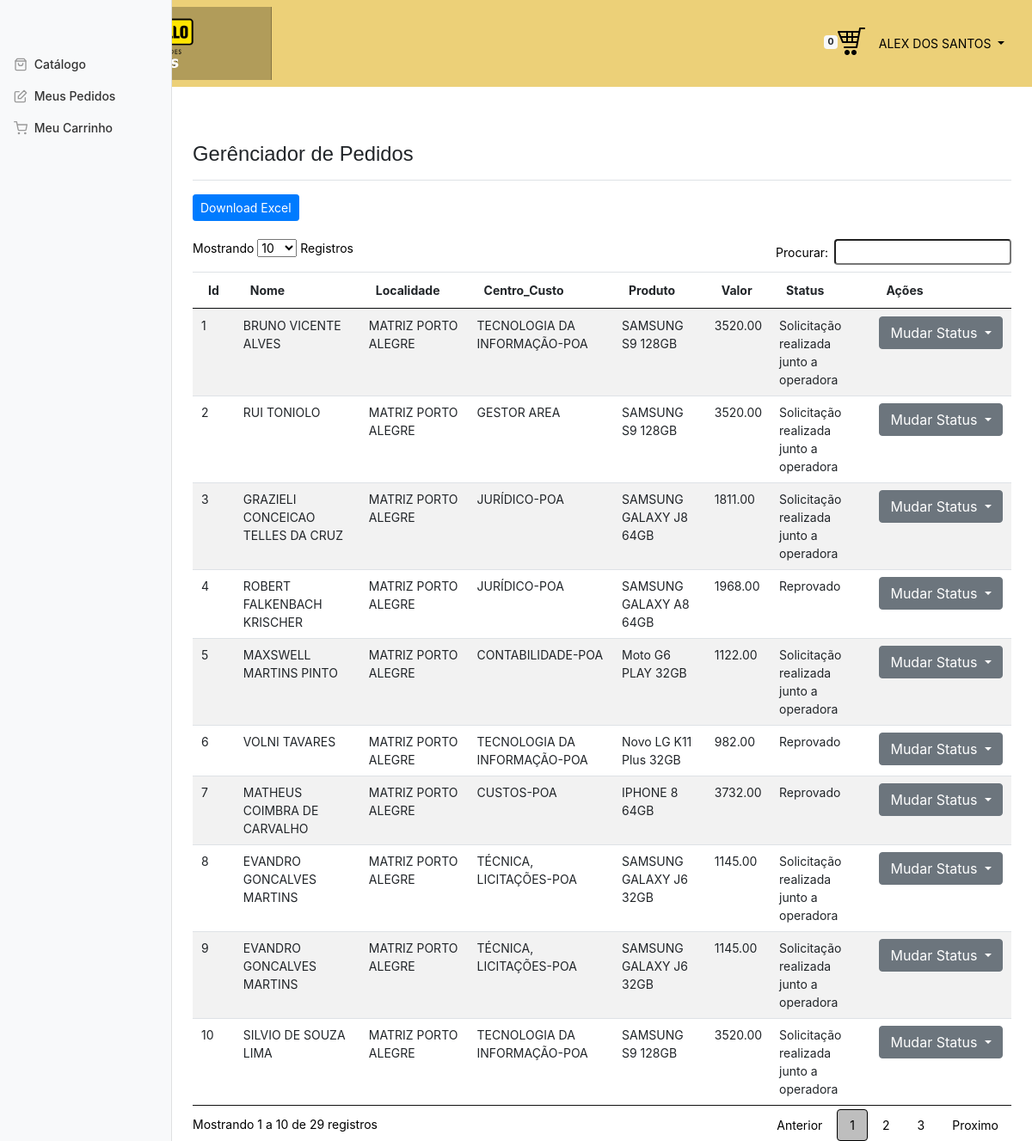
Screenshot of /Sistemapedidos/gerenciador_pedidos.php (signed in) with the database file from the repository.
### tables this page shows
CREATE TABLE IF NOT EXISTS `centro_custo` (
  `id_custo` int(11) NOT NULL AUTO_INCREMENT,
  `nome_custo` varchar(60) DEFAULT NULL,
  `chefe_custo` varchar(60) DEFAULT NULL,
  `chapa_chefe` varchar(50) NOT NULL DEFAULT '0',
  PRIMARY KEY (`id_custo`)
);

CREATE TABLE IF NOT EXISTS `pedidos` (
  `id_pedido` int(11) NOT NULL AUTO_INCREMENT,
  `usuarios_id` int(11) NOT NULL,
  `status_id_status` int(11) NOT NULL,
  `produtos_id_produtos` int(11) NOT NULL,
  `data` date DEFAULT NULL,
  PRIMARY KEY (`id_pedido`),
  KEY `fk_pedidos_usuarios1_idx` (`usuarios_id`),
  KEY `fk_pedidos_status1_idx` (`status_id_status`),
  KEY `fk_pedidos_produtos1_idx` (`produtos_id_produtos`),
  CONSTRAINT `fk_pedidos_produtos1` FOREIGN KEY (`produtos_id_produtos`) REFERENCES `produtos` (`id_produto`) ON DELETE NO ACTION ON UPDATE NO ACTION,
  CONSTRAINT `fk_pedidos_status1` FOREIGN KEY (`status_id_status`) REFERENCES `status` (`id_status`) ON DELETE NO ACTION ON UPDATE NO ACTION,
  CONSTRAINT `fk_pedidos_usuarios1` FOREIGN KEY (`usuarios_id`) REFERENCES `usuarios` (`id`) ON DELETE NO ACTION ON UPDATE NO ACTION
);

CREATE TABLE IF NOT EXISTS `usuarios` (
  `id` int(255) NOT NULL AUTO_INCREMENT,
  `nome` varchar(60) DEFAULT NULL,
  `email` varchar(60) DEFAULT NULL,
  `senha` varchar(60) DEFAULT NULL,
  `chapa` varchar(60) DEFAULT NULL,
  `funcao` varchar(60) DEFAULT NULL,
  `nivel_acesso` int(11) NOT NULL,
  `localidade_id_localidade` int(11) NOT NULL,
  `centro_custo_id_custo` int(11) NOT NULL,
  PRIMARY KEY (`id`),
  KEY `fk_usuarios_niveis_acesso_idx` (`nivel_acesso`),
  KEY `fk_usuarios_localidade1_idx` (`localidade_id_localidade`),
  KEY `fk_usuarios_centro_custo1_idx` (`centro_custo_id_custo`),
  CONSTRAINT `fk_usuarios_centro_custo1` FOREIGN KEY (`centro_custo_id_custo`) REFERENCES `centro_custo` (`id_custo`) ON DELETE NO ACTION ON UPDATE NO ACTION,
  CONSTRAINT `fk_usuarios_localidade1` FOREIGN KEY (`localidade_id_localidade`) REFERENCES `localidade` (`id_localidade`) ON DELETE NO ACTION ON UPDATE NO ACTION,
  CONSTRAINT `fk_usuarios_niveis_acesso` FOREIGN KEY (`nivel_acesso`) REFERENCES `niveis_acesso` (`id_niveis_acesso`) ON DELETE NO ACTION ON UPDATE NO ACTION
);

CREATE TABLE IF NOT EXISTS `localidade` (
  `id_localidade` int(11) NOT NULL AUTO_INCREMENT,
  `nome_localidade` varchar(45) DEFAULT NULL,
  PRIMARY KEY (`id_localidade`)
);

CREATE TABLE IF NOT EXISTS `produtos` (
  `id_produto` int(11) NOT NULL AUTO_INCREMENT,
  `nome_produto` varchar(100) DEFAULT NULL,
  `valor_produto` decimal(8,2) DEFAULT NULL,
  `parcela_produto` int(11) DEFAULT NULL,
  `valor_parcela_produto` decimal(8,2) DEFAULT NULL,
  `brev_desc_produto` varchar(1000) DEFAULT NULL,
  `desc_completa_produto` varchar(1500) DEFAULT NULL,
  `marca` varchar(60) DEFAULT NULL,
  `modelo` varchar(60) DEFAULT NULL,
  `tipo_chip` varchar(60) DEFAULT NULL,
  `tela` varchar(60) DEFAULT NULL,
  `sistema_operacional` varchar(60) DEFAULT NULL,
  `processador` varchar(60) DEFAULT NULL,
  `memoria` varchar(60) DEFAULT NULL,
  `banda` varchar(60) DEFAULT NULL,
  `camera` varchar(60) DEFAULT NULL,
  `foto_1` varchar(60) DEFAULT NULL,
  `foto_2` varchar(60) DEFAULT NULL,
  `foto_3` varchar(60) DEFAULT NULL,
  PRIMARY KEY (`id_produto`)
);

CREATE TABLE IF NOT EXISTS `status` (
  `id_status` int(11) NOT NULL AUTO_INCREMENT,
  `nome_status` varchar(60) DEFAULT NULL,
  PRIMARY KEY (`id_status`)
);

### Sistemapedidos/gerenciador_pedidos.php (the view, shortened to what this page needs)
<!doctype html>
<html lang="br">
  <head>
	<link href="css/dataTables.min.css" rel="stylesheet">
    <link href="css/painel.css" rel="stylesheet">
    <link href="dashboard.css" rel="stylesheet">
  </head>
  <body>
   <nav class="navbar navbar-expand navbar-light "style="background-color: #ECD078;>
		<nav class="navbar navbar-inverse">
			  <div class="container-fluid">
					<div class="navbar-header">
					   <a class="navbar-brand" href="catalago.php"><img width="70%" height="50%" src="img/logo.png"></a>
					</div>
					<ul class="nav navbar-right">
					  <li><span class="badge badge-light"><?=$_SESSION['contadorcarrinho']?></span><a href="carrinho_compras.php"><img src="img/carrinho.nav2.png" ></a></li>
					  <li><a><span class="glyphicon glyphicon-log-in"></span>
									<ul class="nav justify-content-end">
										<li class="nav-item dropdown">
											<a class="nav-link dropdown-toggle menu-header" href="#" id="navbarDropdownMenuLink" data-toggle="dropdown">
												<span class="d-none d-sm-inline"><?php echo $_SESSION['usuarioNome']; ?> </span>
											</a>
										</li>
									</ul>
							</a>
						</li>
					</ul>
			  </div>
		</nav>
    <div class="container-fluid">
      <div class="row">
        <nav class="col-md-2 d-none d-md-block bg-light sidebar">
						<div class="sidebar-sticky">
						   <ul class="nav flex-column">
								<?php
								include_once("menu.php");
								 ?>
							</ul>
						</div>
					</nav>
				<main role="main" class="col-md-5 ml-sm-auto col-lg-10 px-4">
					  <div class="d-flex justify-content-between flex-wrap flex-md-nowrap align-items-center pt-3 pb-2 mb-3 border-bottom">
						 <h2 style="font-family:Helvetica;font-size:170%;" >Gerênciador de Pedidos</h2>
					  </div>
					  <?php
					   include_once("conexao.php");
					  $sql_pedidos = "SELECT id_pedido,nome,nome_localidade,nome_custo,nome_produto,parcela_produto,valor_parcela_produto,valor_produto,nome_status
					FROM centro_custo ce INNER JOIN usuarios u on ce.id_custo = u.centro_custo_id_custo INNER JOIN localidade l on u.localidade_id_localidade = l.id_localidade
					INNER JOIN pedidos p on u.Id = p.usuarios_Id INNER JOIN produtos pr on p.produtos_id_produtos = pr.id_produto INNER JOIN status s on p.status_id_status =  s.id_status ";
					$resultado1 = mysqli_query($conn,$sql_pedidos);
						$numRegistros = mysqli_num_rows($resultado1);
					   if($numRegistros!=0){
					  ?>
				  <div>
					  <a href="gerador_csv.php" class="btn btn-primary btn-sm" role="button" aria-pressed="true">Download Excel</a>
					  <br>
					  <br>
					  <table id="minhaTabela" class="table table-striped table-responsive-xl" >
							<thead>
							  <tr>
									<th>Id</th>
									<th>Nome</th>
									<th>Localidade</th>
									<th>Centro_Custo</th>
									<th>Produto</th>
									<th>Valor</th>
									<th>Status</th>
									<th>Ações</th>
								</tr>
							</thead>
								<tbody>
										<?php
										  while($linhas=mysqli_fetch_array($resultado1)){
											  ?>
										  <tr>
												<td><?=$linhas['id_pedido']?></td>
												<td><?=$linhas['nome']?></td>
												<td><?=$linhas['nome_localidade']?></td>
												<td><?=$linhas['nome_custo']?></td>
												<td><?=$linhas['nome_produto']?></td>
												<td><?=$linhas['valor_produto']?></td>
												<td><?=$linhas['nome_status']?></td>
												<td>
												<div class="btn-group">
													  <button type="button" class="btn btn-secondary dropdown-toggle" data-toggle="dropdown" aria-haspopup="true" aria-expanded="false">
														Mudar Status
													  </button>
													</div>
												</td>
										  </tr>
										  <?php
											}
											?>
									</tbody>
						  </table>
					  </div>
				</main>
				<?php
				   }else{
					   echo' <div class="alert alert-secondary" role="alert">
										Voce não tem solicitações de pedidos
                                   </div>';
				   }
				?>
			  </div>
			</div>
  </body>
</html>

### Sistemapedidos/css/dashboard.css (style rules this page uses)
body { font-size: .875rem; }
.sidebar { position: fixed; top: 0; bottom: 0; left: 0; z-index: 100; padding: 48px 0 0; box-shadow: inset -1px 0 0 rgba(0, 0, 0, .1); }
.sidebar-sticky { position: relative; top: 0; height: calc(100vh - 48px); padding-top: .5rem; overflow-x: hidden; overflow-y: auto; }
[role="main"] { padding-top: 48px; }
.navbar-brand { padding-top: .75rem; padding-bottom: .75rem; font-size: 1rem; background-color: rgba(0, 0, 0, .25); box-shadow: inset -1px 0 0 rgba(0, 0, 0, .25); }
.border-bottom { border-bottom: 1px solid #e5e5e5; }

### rows the page displays
centro_custo: pedidos.id_pedido "1", usuarios.nome "BRUNO VICENTE ALVES", localidade.nome_localidade "MATRIZ PORTO ALEGRE", nome_custo "TECNOLOGIA DA INFORMAÇÃO-POA", produtos.nome_produto "SAMSUNG S9 128GB", produtos.valor_produto "3520.00", status.nome_status "Solicitação realizada junto a operadora", pedidos.id_pedido "6", usuarios.nome "VOLNI TAVARES", produtos.nome_produto "Novo LG K11 Plus 32GB", produtos.valor_produto "982.00", status.nome_status "Reprovado", pedidos.id_pedido "10", usuarios.nome "SILVIO DE SOUZA LIMA"
centro_custo: pedidos.id_pedido "2", usuarios.nome "RUI TONIOLO", localidade.nome_localidade "MATRIZ PORTO ALEGRE", nome_custo "GESTOR AREA", produtos.nome_produto "SAMSUNG S9 128GB", produtos.valor_produto "3520.00", status.nome_status "Solicitação realizada junto a operadora"
centro_custo: pedidos.id_pedido "3", usuarios.nome "GRAZIELI CONCEICAO TELLES DA CRUZ", localidade.nome_localidade "MATRIZ PORTO ALEGRE", nome_custo "JURÍDICO-POA", produtos.nome_produto "SAMSUNG GALAXY J8 64GB", produtos.valor_produto "1811.00", status.nome_status "Solicitação realizada junto a operadora", pedidos.id_pedido "4", usuarios.nome "ROBERT FALKENBACH KRISCHER", produtos.nome_produto "SAMSUNG GALAXY A8 64GB", produtos.valor_produto "1968.00", status.nome_status "Reprovado"
centro_custo: pedidos.id_pedido "5", usuarios.nome "MAXSWELL MARTINS PINTO", localidade.nome_localidade "MATRIZ PORTO ALEGRE", nome_custo "CONTABILIDADE-POA", produtos.nome_produto "Moto G6 PLAY 32GB", produtos.valor_produto "1122.00", status.nome_status "Solicitação realizada junto a operadora"
centro_custo: pedidos.id_pedido "7", usuarios.nome "MATHEUS COIMBRA DE CARVALHO", localidade.nome_localidade "MATRIZ PORTO ALEGRE", nome_custo "CUSTOS-POA", produtos.nome_produto "IPHONE 8 64GB", produtos.valor_produto "3732.00", status.nome_status "Reprovado"
centro_custo: pedidos.id_pedido "8", usuarios.nome "EVANDRO GONCALVES MARTINS", localidade.nome_localidade "MATRIZ PORTO ALEGRE", nome_custo "TÉCNICA, LICITAÇÕES-POA", produtos.nome_produto "SAMSUNG GALAXY J6 32GB", produtos.valor_produto "1145.00", status.nome_status "Solicitação realizada junto a operadora", pedidos.id_pedido "9"

### other values shown
$_SESSION['contadorcarrinho'] "0"
$_SESSION['usuarioNome'] "ALEX DOS SANTOS"
